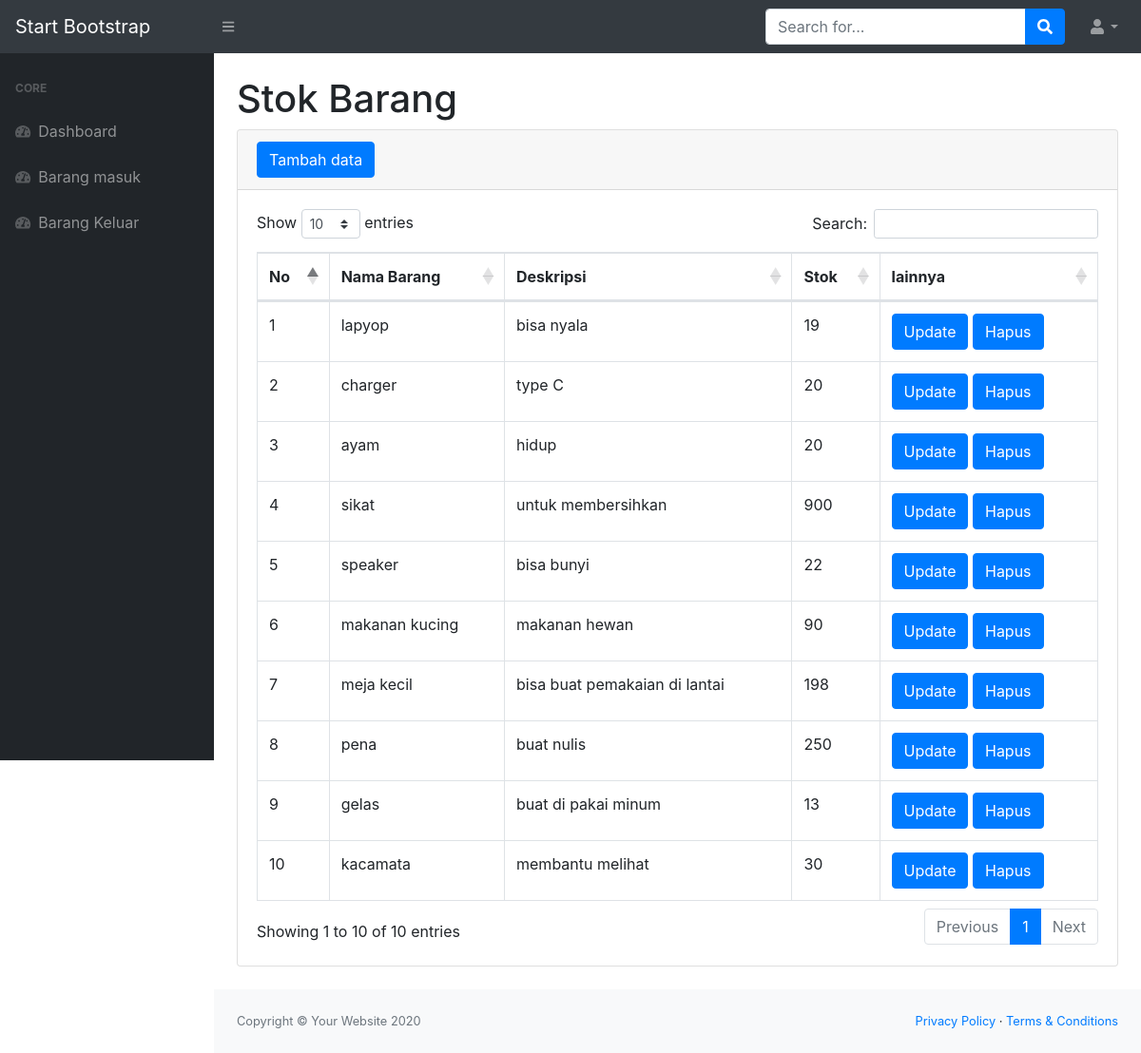
The page / on the database its author committed.
### tables this page shows
CREATE TABLE `stock` (
  `id_barang` int(10) NOT NULL,
  `nama_barang` varchar(30) NOT NULL,
  `deskripsi` varchar(100) NOT NULL,
  `stok` int(10) NOT NULL
);

### index.php (the view, shortened to what this page needs)
<!DOCTYPE html>
<html lang="en">
    <head>
        <link href="css/styles.css" rel="stylesheet" />
        <link href="https://cdn.datatables.net/1.10.20/css/dataTables.bootstrap4.min.css" rel="stylesheet" />
    </head>
    <body class="sb-nav-fixed">
        <nav class="sb-topnav navbar navbar-expand navbar-dark bg-dark">
            <a class="navbar-brand" href="index.html">Start Bootstrap</a>
            <button class="btn btn-link btn-sm order-1 order-lg-0" id="sidebarToggle" href="#"><i class="fas fa-bars"></i></button>
            <form class="d-none d-md-inline-block form-inline ml-auto mr-0 mr-md-3 my-2 my-md-0">
                <div class="input-group">
                    <input class="form-control" type="text" placeholder="Search for..." aria-label="Search" aria-describedby="basic-addon2" />
                    <div class="input-group-append">
                        <button class="btn btn-primary" type="button"><i class="fas fa-search"></i></button>
                    </div>
                </div>
            </form>
            <ul class="navbar-nav ml-auto ml-md-0">
                <li class="nav-item dropdown">
                    <a class="nav-link dropdown-toggle" id="userDropdown" href="#" role="button" data-toggle="dropdown" aria-haspopup="true" aria-expanded="false"><i class="fas fa-user fa-fw"></i></a>
                </li>
            </ul>
        </nav>
        <div id="layoutSidenav">
            <div id="layoutSidenav_nav">
                <nav class="sb-sidenav accordion sb-sidenav-dark" id="sidenavAccordion">
                    <div class="sb-sidenav-menu">
                        <div class="nav">
                            <div class="sb-sidenav-menu-heading">Core</div>
                            <a class="nav-link" href="index.php">
                                <div class="sb-nav-link-icon"><i class="fas fa-tachometer-alt"></i></div>
                                Dashboard
                            </a>
                            <a class="nav-link" href="masuk.php">
                                <div class="sb-nav-link-icon"><i class="fas fa-tachometer-alt"></i></div>
                                Barang masuk
                            </a>
                            <a class="nav-link" href="keluar.php">
                                <div class="sb-nav-link-icon"><i class="fas fa-tachometer-alt"></i></div>
                                Barang Keluar
                            </a>
                  </div>
                </nav>
            </div>
            <div id="layoutSidenav_content">
                <main>
                    <div class="container-fluid">
                        <h1 class="mt-4">Stok Barang</h1>
                        <div class="card mb-4">
                            <div class="card-header">
                                <form method='POST' action="tambahbarang.php">
                                    <button type="button" class="btn btn-primary" data-toggle="modal" data-target="#exampleModal">
                                      Tambah data
                                    </button>
                                </form>
                            </div>
                            <div class="card-body">
                                <div class="table-responsive">
                                    <table class="table table-bordered" id="dataTable" width="100%" cellspacing="0">
                                        <thead>
                                            <tr>
                                                <th>No</th>
                                                <th>Nama Barang</th>
                                                <th>Deskripsi</th>
                                                <th>Stok</th>
                                                <th>lainnya</th>
                                            </tr>
                                        </thead>
                                        <tbody>
                                        <?php
                                        $conn = new mysqli("localhost", "root", "", "gudang");
                                        $ambilsemuadata = "SELECT * FROM stock";
                                        $result = $conn->query($ambilsemuadata);
                                        if ($result->num_rows > 0) {
                                            $i=1;
                                            while ($data = $result->fetch_assoc()) {
                                             echo "<tr>";
                                                echo "<td>".$i."</td>";
                                                echo "<td>".$data["nama_barang"]."</td>";
                                                echo "<td>".$data["deskripsi"]."</td>";
                                                echo "<td>".$data["stok"]."</td>";
                                                echo  "<td>"."<a class='btn btn-primary' href='update.php?id=" . $data['id_barang'] . "'>Update</a> ";
                                                echo "<a class='btn btn-primary' href='hapus.php?id=" . $data['id_barang'] . "' onclick='return confirmDelete()'>Hapus</a>";
                                                echo "</tr>";$i+=1;
                                            }    }
                                        ?>
                                    </tbody>
                                    </table>
                                </div>
                            </div>
                        </div>
                    </div>
                </main>
                <footer class="py-4 bg-light mt-auto">
                    <div class="container-fluid">
                        <div class="d-flex align-items-center justify-content-between small">
                            <div class="text-muted">Copyright &copy; Your Website 2020</div>
                            <div>
                                <a href="#">Privacy Policy</a>
                                &middot;
                                <a href="#">Terms &amp; Conditions</a>
                            </div>
                        </div>
                    </div>
                </footer>
            </div>
        </div>
    </body>
</html>

### rows shown on the page
stock: nama_barang "lapyop", deskripsi "bisa nyala", stok "19"
stock: nama_barang "charger", deskripsi "type C", stok "20"
stock: nama_barang "ayam", deskripsi "hidup", stok "20"
stock: nama_barang "sikat", deskripsi "untuk membersihkan", stok "900"
stock: nama_barang "speaker", deskripsi "bisa bunyi", stok "22"
stock: nama_barang "makanan kucing", deskripsi "makanan hewan", stok "90"
stock: nama_barang "meja kecil", deskripsi "bisa buat pemakaian di lantai", stok "198"
stock: nama_barang "pena", deskripsi "buat nulis", stok "250"
stock: nama_barang "gelas", deskripsi "buat di pakai minum", stok "13"
stock: nama_barang "kacamata", deskripsi "membantu melihat", stok "30"
